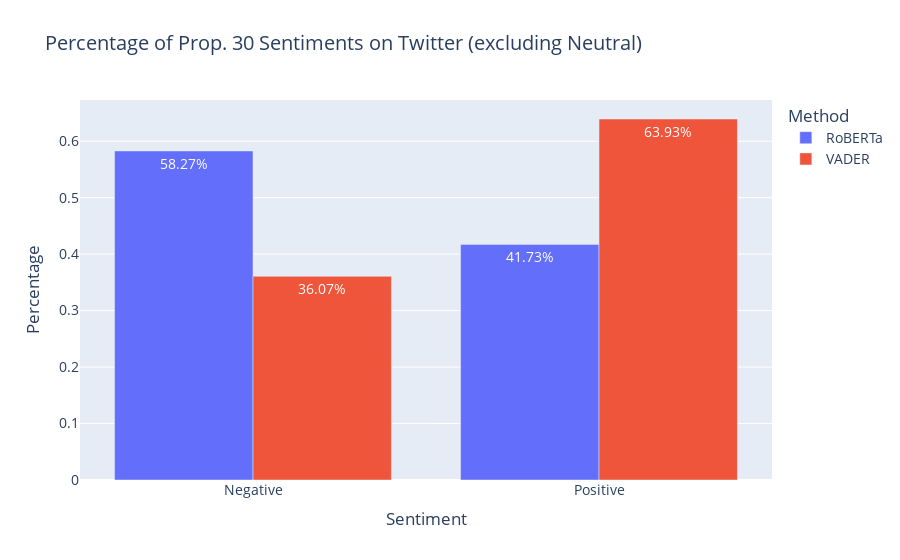

Notebook cell for this chart:
### Code cell
# bar plot of percentages of positive and negative sentiments for each model
fig_perc_no_neutral = px.bar(data_frame=counts_no_neutral_df, 
                 x = 'Sentiment', 
                 y = 'Percentage', 
                 color = 'Method', 
                 barmode = 'group', 
                 title = 'Percentage of Prop. 30 Sentiments on Twitter (excluding Neutral)', 
                 text = 'Str Percentage')
fig_perc_no_neutral.update_traces(textposition = 'inside', textfont_color = 'white')
fig_perc_no_neutral.update_layout(xaxis = {'categoryorder': 'array', 'categoryarray': ['Negative', 'Positive']},
                      font_size = 14)
fig_perc_no_neutral.show()

### Figure 1 — Plotly figure (JSON) as saved in the notebook; plotly's stock layout.template omitted (floating-point values rounded to 4 significant figures)
{"data": [{"alignmentgroup": "True", "hovertemplate": "Method=RoBERTa<br>Sentiment=%{x}<br>Percentage=%{y}<br>Str Percentage=%{text}<extra></extra>", "legendgroup": "RoBERTa", "marker": {"color": "#636efa", "pattern": {"shape": ""}}, "name": "RoBERTa", "offsetgroup": "RoBERTa", "orientation": "v", "showlegend": true, "text": ["58.27%", "41.73%"], "textfont": {"color": "white"}, "textposition": "inside", "type": "bar", "x": ["Negative", "Positive"], "xaxis": "x", "y": [0.5827, 0.4173], "yaxis": "y"}, {"alignmentgroup": "True", "hovertemplate": "Method=VADER<br>Sentiment=%{x}<br>Percentage=%{y}<br>Str Percentage=%{text}<extra></extra>", "legendgroup": "VADER", "marker": {"color": "#EF553B", "pattern": {"shape": ""}}, "name": "VADER", "offsetgroup": "VADER", "orientation": "v", "showlegend": true, "text": ["63.93%", "36.07%"], "textfont": {"color": "white"}, "textposition": "inside", "type": "bar", "x": ["Positive", "Negative"], "xaxis": "x", "y": [0.6393, 0.3607], "yaxis": "y"}], "layout": {"barmode": "group", "font": {"size": 14}, "legend": {"title": {"text": "Method"}, "tracegroupgap": 0}, "title": {"text": "Percentage of Prop. 30 Sentiments on Twitter (excluding Neutral)"}, "xaxis": {"anchor": "y", "categoryarray": ["Negative", "Positive"], "categoryorder": "array", "domain": [0, 1], "title": {"text": "Sentiment"}}, "yaxis": {"anchor": "x", "domain": [0, 1], "title": {"text": "Percentage"}}}}
